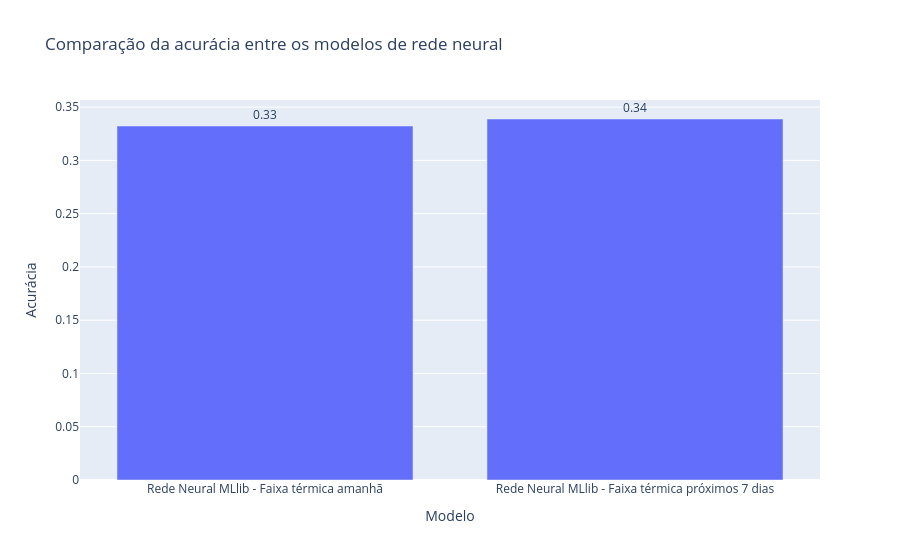

The notebook cell this image was saved under:
### Markdown cell above
### Gráfico: comparação da acurácia

### Code cell
metricas_accuracy_plot_df = spark.sql("""
    SELECT modelo, accuracy
    FROM metricas_mlp
    ORDER BY modelo
""")

fig = px.bar(
    spark_df_para_dicts(metricas_accuracy_plot_df),
    x="modelo",
    y="accuracy",
    text="accuracy",
    title="Comparação da acurácia entre os modelos de rede neural",
    labels={"modelo": "Modelo", "accuracy": "Acurácia"}
)

fig.update_traces(texttemplate="%{text:.2f}", textposition="outside")
fig.show()

### Figure 1 — Plotly figure (JSON) as saved in the notebook; plotly's stock layout.template omitted (floating-point values rounded to 4 significant figures)
{"data": [{"hovertemplate": "Modelo=%{x}<br>Acurácia=%{text}<extra></extra>", "legendgroup": "", "marker": {"color": "#636efa", "pattern": {"shape": ""}}, "name": "", "orientation": "v", "showlegend": false, "text": [0.3322, 0.3388], "textposition": "outside", "texttemplate": "%{text:.2f}", "type": "bar", "x": ["Rede Neural MLlib - Faixa térmica amanhã", "Rede Neural MLlib - Faixa térmica próximos 7 dias"], "xaxis": "x", "y": [0.3322, 0.3388], "yaxis": "y"}], "layout": {"barmode": "relative", "legend": {"tracegroupgap": 0}, "title": {"text": "Comparação da acurácia entre os modelos de rede neural"}, "xaxis": {"anchor": "y", "domain": [0, 1], "title": {"text": "Modelo"}}, "yaxis": {"anchor": "x", "domain": [0, 1], "title": {"text": "Acurácia"}}}}
